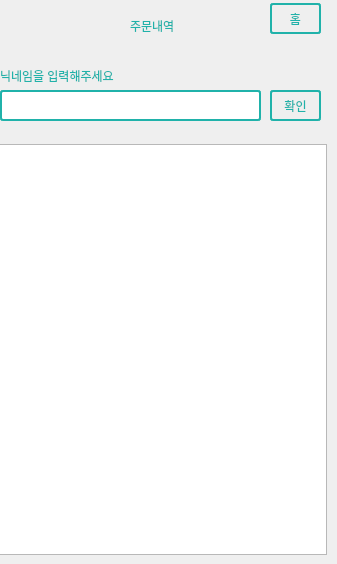
   <widget class="QWidget" name="order">
    <widget class="QPushButton" name="home_btn_6">
     <property name="geometry">
      <rect>
       <x>270</x>
       <y>3</y>
       <width>51</width>
       <height>31</height>
      </rect>
     </property>
     <property name="styleSheet">
      <string notr="true">font: 700 9pt &quot;맑은 고딕&quot;;
color: rgb(32, 178, 170);
border-style: solid;
border-width: 2px;
border-color: #20B2AA;
border-radius: 3px;</string>
     </property>
     <property name="text">
      <string>홈</string>
     </property>
    </widget>
    <widget class="QLabel" name="label_14">
     <property name="geometry">
      <rect>
       <x>0</x>
       <y>60</y>
       <width>131</width>
       <height>31</height>
      </rect>
     </property>
     <property name="styleSheet">
      <string notr="true">font: 700 9pt &quot;맑은 고딕&quot;;
color: rgb(32, 178, 170);
</string>
     </property>
     <property name="text">
      <string>닉네임을 입력해주세요</string>
     </property>
    </widget>
    <widget class="QLabel" name="label_15">
     <property name="geometry">
      <rect>
       <x>130</x>
       <y>10</y>
       <width>71</width>
       <height>31</height>
      </rect>
     </property>
     <property name="styleSheet">
      <string notr="true">font: 700 12pt &quot;맑은 고딕&quot;;
color: rgb(32, 178, 170);</string>
     </property>
     <property name="text">
      <string>주문내역</string>
     </property>
    </widget>
    <widget class="QPushButton" name="order_btn_2">
     <property name="geometry">
      <rect>
       <x>270</x>
       <y>90</y>
       <width>51</width>
       <height>31</height>
      </rect>
     </property>
     <property name="styleSheet">
      <string notr="true">font: 700 9pt &quot;맑은 고딕&quot;;
color: rgb(32, 178, 170);
border-style: solid;
border-width: 2px;
border-color: #20B2AA;
border-radius: 3px;</string>
     </property>
     <property name="text">
      <string>확인</string>
     </property>
    </widget>
    <widget class="QLineEdit" name="order_lineEdit">
     <property name="geometry">
      <rect>
       <x>0</x>
       <y>90</y>
       <width>261</width>
       <height>31</height>
      </rect>
     </property>
     <property name="styleSheet">
      <string notr="true">border-style: solid;
border-width: 2px;
border-color: #20B2AA;
border-radius: 3px;</string>
     </property>
    </widget>
    <widget class="QTableWidget" name="order_table">
     <property name="geometry">
      <rect>
       <x>-1</x>
       <y>144</y>
       <width>328</width>
       <height>411</height>
      </rect>
     </property>
     <property name="editTriggers">
      <set>QAbstractItemView::EditKeyPressed</set>
     </property>
     <property name="showGrid">
      <bool>false</bool>
     </property>
     <property name="rowCount">
      <number>10</number>
     </property>
     <property name="columnCount">
      <number>2</number>
     </property>
     <attribute name="horizontalHeaderVisible">
      <bool>false</bool>
     </attribute>
     <attribute name="horizontalHeaderCascadingSectionResizes">
      <bool>true</bool>
     </attribute>
     <attribute name="verticalHeaderVisible">
      <bool>false</bool>
     </attribute>
     <row/>
     <row/>
     <row/>
     <row/>
     <row/>
     <row/>
     <row/>
     <row/>
     <row/>
     <row/>
     <column/>
     <column/>
    </widget>
   </widget>
